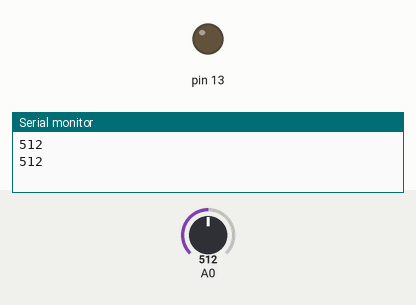
This sketch was run on a simulated Arduino Uno, built with avr-gcc and run on an emulated ATmega328P. On the bench: output pins drawn as LEDs (lit = HIGH), the last lines printed to the serial monitor. Inputs (shaded band) come from the test bench; at power-on: A0 = 512.

Above: at 1.8 s.
1.9 s: A0 set to 485
At 3.7 s:
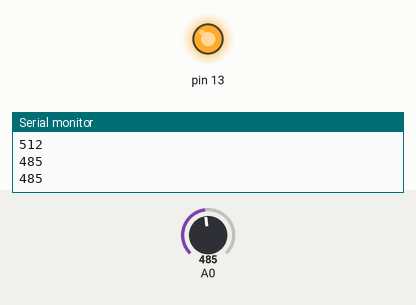
4.5 s: A0 set to 510
At 7.2 s:
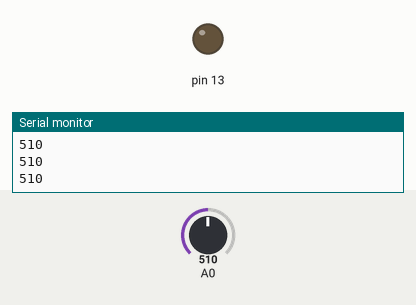
7.5 s: A0 set to 490
At 9.5 s:
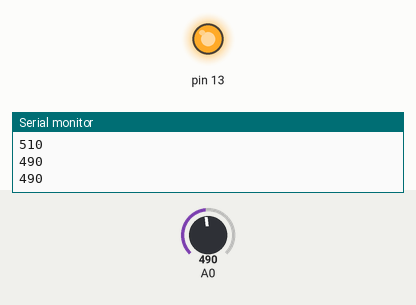
Timing chart, 0 to 11.0 s (numbered marks = the images above; inputs shaded):
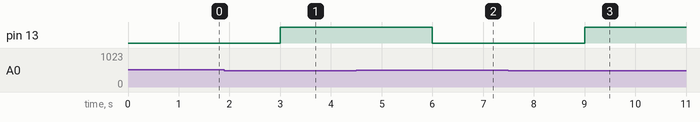

Measured:
- the behaviour switches between 500 and 499 on A0 (found by bisection; images 0 and 1)
- after the input at 1.9 s, pin 13: LOW → HIGH after 1.1 s
- after the input at 4.5 s, pin 13: HIGH → LOW after 1.5 s
- after the input at 7.5 s, pin 13: LOW → HIGH after 1.5 s

The sketch:

light_sensor_automatic_led.ino
```cpp
// C++ code
//
int llum = 0;

void setup()
{
  pinMode(A0, INPUT);
  Serial.begin(9600);
  pinMode(13, OUTPUT);
}

void loop()
{
  llum = analogRead(A0);
  Serial.println(llum);
  delay(1000); // Wait for 1000 millisecond(s)
  if (llum < 500) {
    digitalWrite(13, HIGH);
  } else {
    digitalWrite(13, LOW);
  }
}
```
